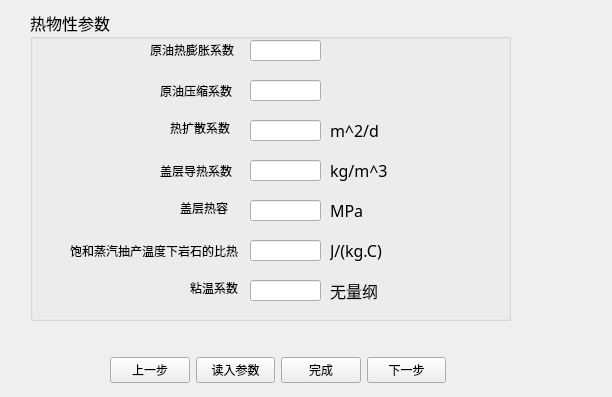
<?xml version="1.0" encoding="UTF-8"?>
<ui version="4.0">
 <class>Widget_Thermophysical_paras</class>
 <widget class="QWidget" name="Widget_Thermophysical_paras">
  <property name="geometry">
   <rect>
    <x>0</x>
    <y>0</y>
    <width>612</width>
    <height>397</height>
   </rect>
  </property>
  <property name="windowTitle">
   <string>基础参数1</string>
  </property>
  <widget class="QGroupBox" name="groupBox_Thermophysical_paras">
   <property name="geometry">
    <rect>
     <x>30</x>
     <y>10</y>
     <width>481</width>
     <height>311</height>
    </rect>
   </property>
   <property name="font">
    <font>
     <family>宋体</family>
     <pointsize>12</pointsize>
    </font>
   </property>
   <property name="title">
    <string>热物性参数</string>
   </property>
   <widget class="QLineEdit" name="lineEdit_para_Cot">
    <property name="geometry">
     <rect>
      <x>220</x>
      <y>30</y>
      <width>71</width>
      <height>21</height>
     </rect>
    </property>
   </widget>
   <widget class="QLabel" name="label">
    <property name="geometry">
     <rect>
      <x>120</x>
      <y>30</y>
      <width>91</width>
      <height>20</height>
     </rect>
    </property>
    <property name="font">
     <font>
      <family>SimSun-ExtB</family>
      <pointsize>9</pointsize>
     </font>
    </property>
    <property name="text">
     <string>原油热膨胀系数</string>
    </property>
   </widget>
   <widget class="QLineEdit" name="lineEdit_para_Cop">
    <property name="geometry">
     <rect>
      <x>220</x>
      <y>70</y>
      <width>71</width>
      <height>21</height>
     </rect>
    </property>
   </widget>
   <widget class="QLabel" name="label_12">
    <property name="geometry">
     <rect>
      <x>130</x>
      <y>70</y>
      <width>81</width>
      <height>21</height>
     </rect>
    </property>
    <property name="font">
     <font>
      <family>SimSun-ExtB</family>
      <pointsize>9</pointsize>
     </font>
    </property>
    <property name="text">
     <string>原油压缩系数</string>
    </property>
   </widget>
   <widget class="QLabel" name="label_9">
    <property name="geometry">
     <rect>
      <x>300</x>
      <y>110</y>
      <width>71</width>
      <height>21</height>
     </rect>
    </property>
    <property name="text">
     <string>m^2/d</string>
    </property>
   </widget>
   <widget class="QLabel" name="label_10">
    <property name="geometry">
     <rect>
      <x>140</x>
      <y>110</y>
      <width>61</width>
      <height>16</height>
     </rect>
    </property>
    <property name="font">
     <font>
      <family>SimSun-ExtB</family>
      <pointsize>9</pointsize>
     </font>
    </property>
    <property name="text">
     <string>热扩散系数</string>
    </property>
   </widget>
   <widget class="QLineEdit" name="lineEdit_para_Alf">
    <property name="geometry">
     <rect>
      <x>220</x>
      <y>110</y>
      <width>71</width>
      <height>21</height>
     </rect>
    </property>
   </widget>
   <widget class="QLineEdit" name="lineEdit_para_Rumdacap">
    <property name="geometry">
     <rect>
      <x>220</x>
      <y>150</y>
      <width>71</width>
      <height>21</height>
     </rect>
    </property>
   </widget>
   <widget class="QLabel" name="label_13">
    <property name="geometry">
     <rect>
      <x>130</x>
      <y>150</y>
      <width>81</width>
      <height>21</height>
     </rect>
    </property>
    <property name="font">
     <font>
      <family>SimSun-ExtB</family>
      <pointsize>9</pointsize>
     </font>
    </property>
    <property name="text">
     <string>盖层导热系数</string>
    </property>
   </widget>
   <widget class="QLabel" name="label_14">
    <property name="geometry">
     <rect>
      <x>300</x>
      <y>150</y>
      <width>71</width>
      <height>21</height>
     </rect>
    </property>
    <property name="text">
     <string>kg/m^3</string>
    </property>
   </widget>
   <widget class="QLineEdit" name="lineEdit_para_Mcap">
    <property name="geometry">
     <rect>
      <x>220</x>
      <y>190</y>
      <width>71</width>
      <height>21</height>
     </rect>
    </property>
   </widget>
   <widget class="QLabel" name="label_15">
    <property name="geometry">
     <rect>
      <x>150</x>
      <y>190</y>
      <width>51</width>
      <height>16</height>
     </rect>
    </property>
    <property name="font">
     <font>
      <family>SimSun-ExtB</family>
      <pointsize>9</pointsize>
     </font>
    </property>
    <property name="text">
     <string>盖层热容</string>
    </property>
   </widget>
   <widget class="QLabel" name="label_16">
    <property name="geometry">
     <rect>
      <x>300</x>
      <y>190</y>
      <width>71</width>
      <height>21</height>
     </rect>
    </property>
    <property name="text">
     <string>MPa</string>
    </property>
   </widget>
   <widget class="QLineEdit" name="lineEdit_para_CrTs">
    <property name="geometry">
     <rect>
      <x>220</x>
      <y>230</y>
      <width>71</width>
      <height>21</height>
     </rect>
    </property>
   </widget>
   <widget class="QLabel" name="label_17">
    <property name="geometry">
     <rect>
      <x>40</x>
      <y>230</y>
      <width>171</width>
      <height>21</height>
     </rect>
    </property>
    <property name="font">
     <font>
      <family>SimSun-ExtB</family>
      <pointsize>9</pointsize>
     </font>
    </property>
    <property name="text">
     <string>饱和蒸汽抽产温度下岩石的比热</string>
    </property>
   </widget>
   <widget class="QLabel" name="label_18">
    <property name="geometry">
     <rect>
      <x>300</x>
      <y>230</y>
      <width>71</width>
      <height>21</height>
     </rect>
    </property>
    <property name="text">
     <string>J/(kg.C)</string>
    </property>
   </widget>
   <widget class="QLineEdit" name="lineEdit_para_temp_m">
    <property name="geometry">
     <rect>
      <x>220</x>
      <y>270</y>
      <width>71</width>
      <height>21</height>
     </rect>
    </property>
   </widget>
   <widget class="QLabel" name="label_19">
    <property name="geometry">
     <rect>
      <x>300</x>
      <y>270</y>
      <width>71</width>
      <height>21</height>
     </rect>
    </property>
    <property name="text">
     <string>无量纲</string>
    </property>
   </widget>
   <widget class="QLabel" name="label_20">
    <property name="geometry">
     <rect>
      <x>160</x>
      <y>270</y>
      <width>51</width>
      <height>16</height>
     </rect>
    </property>
    <property name="font">
     <font>
      <family>SimSun-ExtB</family>
      <pointsize>9</pointsize>
     </font>
    </property>
    <property name="text">
     <string>粘温系数</string>
    </property>
   </widget>
  </widget>
  <widget class="QWidget" name="widget" native="true">
   <property name="geometry">
    <rect>
     <x>110</x>
     <y>350</y>
     <width>336</width>
     <height>41</height>
    </rect>
   </property>
   <layout class="QHBoxLayout" name="horizontalLayout">
    <item>
     <widget class="QPushButton" name="pushButton_Thermophysical_LastStep">
      <property name="text">
       <string>上一步</string>
      </property>
     </widget>
    </item>
    <item>
     <widget class="QPushButton" name="pushButton_Thermophy_para_load">
      <property name="text">
       <string>读入参数</string>
      </property>
     </widget>
    </item>
    <item>
     <widget class="QPushButton" name="pushButton_oil_para_finish">
      <property name="text">
       <string>完成</string>
      </property>
     </widget>
    </item>
    <item>
     <widget class="QPushButton" name="pushButton_oil_para_next">
      <property name="text">
       <string>下一步</string>
      </property>
     </widget>
    </item>
   </layout>
  </widget>
 </widget>
 <resources/>
 <connections/>
</ui>
